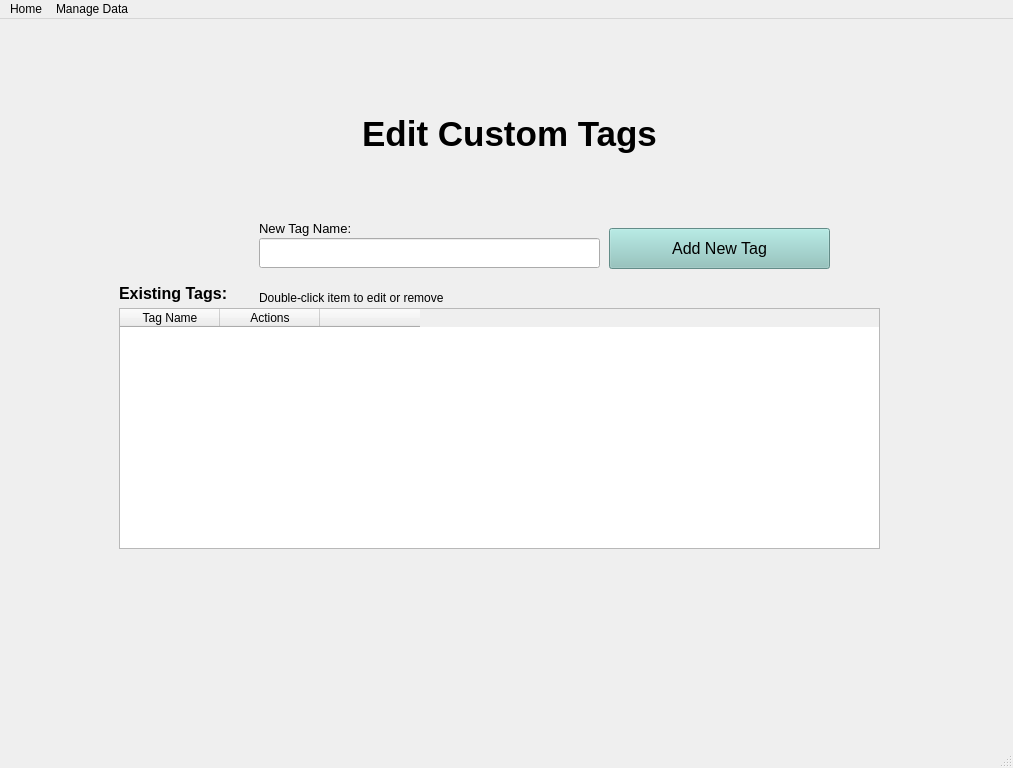
<?xml version="1.0" encoding="UTF-8"?>
<ui version="4.0">
 <class>MainWindow</class>
 <widget class="QMainWindow" name="MainWindow">
  <property name="geometry">
   <rect>
    <x>0</x>
    <y>0</y>
    <width>1013</width>
    <height>768</height>
   </rect>
  </property>
  <property name="minimumSize">
   <size>
    <width>800</width>
    <height>600</height>
   </size>
  </property>
  <property name="windowTitle">
   <string>MainWindow</string>
  </property>
  <widget class="QWidget" name="centralwidget">
   <layout class="QVBoxLayout" name="verticalLayout">
    <item>
     <widget class="QStackedWidget" name="stackedWidget">
      <property name="minimumSize">
       <size>
        <width>800</width>
        <height>600</height>
       </size>
      </property>
      <property name="currentIndex">
       <number>5</number>
      </property>
      <widget class="QWidget" name="homePage">
       <property name="minimumSize">
        <size>
         <width>800</width>
         <height>600</height>
        </size>
       </property>
       <widget class="QLabel" name="logo">
        <property name="geometry">
         <rect>
          <x>210</x>
          <y>0</y>
          <width>541</width>
          <height>501</height>
         </rect>
        </property>
        <property name="text">
         <string/>
        </property>
        <property name="pixmap">
         <pixmap>../Assets/logo.png</pixmap>
        </property>
        <property name="scaledContents">
         <bool>true</bool>
        </property>
        <property name="alignment">
         <set>Qt::AlignCenter</set>
        </property>
       </widget>
       <widget class="QLabel" name="tagLine">
        <property name="geometry">
         <rect>
          <x>210</x>
          <y>500</y>
          <width>541</width>
          <height>51</height>
         </rect>
        </property>
        <property name="font">
         <font>
          <family>Island Moments</family>
          <pointsize>24</pointsize>
          <fontweight>DemiBold</fontweight>
         </font>
        </property>
        <property name="layoutDirection">
         <enum>Qt::LeftToRight</enum>
        </property>
        <property name="text">
         <string>Your Personal Recipe Manager</string>
        </property>
        <property name="alignment">
         <set>Qt::AlignCenter</set>
        </property>
       </widget>
       <widget class="QPushButton" name="findArecipeButton">
        <property name="geometry">
         <rect>
          <x>540</x>
          <y>560</y>
          <width>331</width>
          <height>61</height>
         </rect>
        </property>
        <property name="palette">
         <palette>
          <active>
           <colorrole role="Button">
            <brush brushstyle="SolidPattern">
             <color alpha="255">
              <red>139</red>
              <green>196</green>
              <blue>190</blue>
             </color>
            </brush>
           </colorrole>
           <colorrole role="Base">
            <brush brushstyle="SolidPattern">
             <color alpha="255">
              <red>139</red>
              <green>196</green>
              <blue>190</blue>
             </color>
            </brush>
           </colorrole>
           <colorrole role="Window">
            <brush brushstyle="SolidPattern">
             <color alpha="255">
              <red>139</red>
              <green>196</green>
              <blue>190</blue>
             </color>
            </brush>
           </colorrole>
          </active>
          <inactive>
           <colorrole role="Button">
            <brush brushstyle="SolidPattern">
             <color alpha="255">
              <red>139</red>
              <green>196</green>
              <blue>190</blue>
             </color>
            </brush>
           </colorrole>
           <colorrole role="Base">
            <brush brushstyle="SolidPattern">
             <color alpha="255">
              <red>139</red>
              <green>196</green>
              <blue>190</blue>
             </color>
            </brush>
           </colorrole>
           <colorrole role="Window">
            <brush brushstyle="SolidPattern">
             <color alpha="255">
              <red>139</red>
              <green>196</green>
              <blue>190</blue>
             </color>
            </brush>
           </colorrole>
          </inactive>
          <disabled>
           <colorrole role="Button">
            <brush brushstyle="SolidPattern">
             <color alpha="255">
              <red>139</red>
              <green>196</green>
              <blue>190</blue>
             </color>
            </brush>
           </colorrole>
           <colorrole role="Base">
            <brush brushstyle="SolidPattern">
             <color alpha="255">
              <red>139</red>
              <green>196</green>
              <blue>190</blue>
             </color>
            </brush>
           </colorrole>
           <colorrole role="Window">
            <brush brushstyle="SolidPattern">
             <color alpha="255">
              <red>139</red>
              <green>196</green>
              <blue>190</blue>
             </color>
            </brush>
           </colorrole>
          </disabled>
         </palette>
        </property>
        <property name="font">
         <font>
          <pointsize>16</pointsize>
          <bold>false</bold>
          <kerning>true</kerning>
         </font>
        </property>
        <property name="styleSheet">
         <string notr="true">background-color: rgb(139, 196, 190);</string>
        </property>
        <property name="text">
         <string>Find A Recipe</string>
        </property>
       </widget>
       <widget class="QPushButton" name="submitArecipeButton">
        <property name="geometry">
         <rect>
          <x>100</x>
          <y>560</y>
          <width>331</width>
          <height>61</height>
         </rect>
        </property>
        <property name="palette">
         <palette>
          <active>
           <colorrole role="Button">
            <brush brushstyle="SolidPattern">
             <color alpha="255">
              <red>139</red>
              <green>196</green>
              <blue>190</blue>
             </color>
            </brush>
           </colorrole>
           <colorrole role="Base">
            <brush brushstyle="SolidPattern">
             <color alpha="255">
              <red>139</red>
              <green>196</green>
              <blue>190</blue>
             </color>
            </brush>
           </colorrole>
           <colorrole role="Window">
            <brush brushstyle="SolidPattern">
             <color alpha="255">
              <red>139</red>
              <green>196</green>
              <blue>190</blue>
             </color>
            </brush>
           </colorrole>
          </active>
          <inactive>
           <colorrole role="Button">
            <brush brushstyle="SolidPattern">
             <color alpha="255">
              <red>139</red>
              <green>196</green>
              <blue>190</blue>
             </color>
            </brush>
           </colorrole>
           <colorrole role="Base">
            <brush brushstyle="SolidPattern">
             <color alpha="255">
              <red>139</red>
              <green>196</green>
              <blue>190</blue>
             </color>
            </brush>
           </colorrole>
           <colorrole role="Window">
            <brush brushstyle="SolidPattern">
             <color alpha="255">
              <red>139</red>
              <green>196</green>
              <blue>190</blue>
             </color>
            </brush>
           </colorrole>
          </inactive>
          <disabled>
           <colorrole role="Button">
            <brush brushstyle="SolidPattern">
             <color alpha="255">
              <red>139</red>
              <green>196</green>
              <blue>190</blue>
             </color>
            </brush>
           </colorrole>
           <colorrole role="Base">
            <brush brushstyle="SolidPattern">
             <color alpha="255">
              <red>139</red>
              <green>196</green>
              <blue>190</blue>
             </color>
            </brush>
           </colorrole>
           <colorrole role="Window">
            <brush brushstyle="SolidPattern">
             <color alpha="255">
              <red>139</red>
              <green>196</green>
              <blue>190</blue>
             </color>
            </brush>
           </colorrole>
          </disabled>
         </palette>
        </property>
        <property name="font">
         <font>
          <pointsize>16</pointsize>
          <bold>false</bold>
          <kerning>true</kerning>
         </font>
        </property>
        <property name="styleSheet">
         <string notr="true">background-color: rgb(139, 196, 190);</string>
        </property>
        <property name="text">
         <string>Submit A Recipe</string>
        </property>
       </widget>
      </widget>
      <widget class="QWidget" name="findArecipePage">
       <widget class="QLabel" name="titleLabel">
        <property name="geometry">
         <rect>
          <x>80</x>
          <y>30</y>
          <width>781</width>
          <height>51</height>
         </rect>
        </property>
        <property name="font">
         <font>
          <pointsize>26</pointsize>
          <bold>true</bold>
         </font>
        </property>
        <property name="layoutDirection">
         <enum>Qt::LeftToRight</enum>
        </property>
        <property name="text">
         <string>Find a Recipe</string>
        </property>
        <property name="alignment">
         <set>Qt::AlignCenter</set>
        </property>
       </widget>
       <widget class="QPushButton" name="returnTohomeButton">
        <property name="geometry">
         <rect>
          <x>350</x>
          <y>590</y>
          <width>231</width>
          <height>51</height>
         </rect>
        </property>
        <property name="font">
         <font>
          <pointsize>14</pointsize>
         </font>
        </property>
        <property name="styleSheet">
         <string notr="true">background-color: rgb(139, 196, 190);</string>
        </property>
        <property name="text">
         <string>Return to Home</string>
        </property>
       </widget>
       <widget class="QLineEdit" name="searchLineEdit">
        <property name="enabled">
         <bool>true</bool>
        </property>
        <property name="geometry">
         <rect>
          <x>320</x>
          <y>180</y>
          <width>351</width>
          <height>26</height>
         </rect>
        </property>
        <property name="text">
         <string>Enter search criteria</string>
        </property>
       </widget>
       <widget class="QComboBox" name="searchCategoryComboBox">
        <property name="geometry">
         <rect>
          <x>140</x>
          <y>180</y>
          <width>181</width>
          <height>26</height>
         </rect>
        </property>
       </widget>
       <widget class="QPushButton" name="searchButton">
        <property name="enabled">
         <bool>true</bool>
        </property>
        <property name="geometry">
         <rect>
          <x>670</x>
          <y>180</y>
          <width>93</width>
          <height>29</height>
         </rect>
        </property>
        <property name="text">
         <string>Search</string>
        </property>
       </widget>
       <widget class="QLabel" name="searchByLabel">
        <property name="geometry">
         <rect>
          <x>62</x>
          <y>180</y>
          <width>81</width>
          <height>20</height>
         </rect>
        </property>
        <property name="text">
         <string>Search by:</string>
        </property>
       </widget>
       <widget class="QLineEdit" name="calorieMinLineEdit">
        <property name="enabled">
         <bool>true</bool>
        </property>
        <property name="geometry">
         <rect>
          <x>340</x>
          <y>240</y>
          <width>113</width>
          <height>26</height>
         </rect>
        </property>
       </widget>
       <widget class="QLineEdit" name="calorieMaxLineEdit">
        <property name="enabled">
         <bool>true</bool>
        </property>
        <property name="geometry">
         <rect>
          <x>520</x>
          <y>240</y>
          <width>113</width>
          <height>26</height>
         </rect>
        </property>
       </widget>
       <widget class="QLineEdit" name="carbsLineEdit">
        <property name="enabled">
         <bool>true</bool>
        </property>
        <property name="geometry">
         <rect>
          <x>340</x>
          <y>320</y>
          <width>113</width>
          <height>26</height>
         </rect>
        </property>
       </widget>
       <widget class="QLineEdit" name="proteinLineEdit">
        <property name="enabled">
         <bool>true</bool>
        </property>
        <property name="geometry">
         <rect>
          <x>500</x>
          <y>320</y>
          <width>113</width>
          <height>26</height>
         </rect>
        </property>
       </widget>
       <widget class="QLineEdit" name="fatLineEdit">
        <property name="enabled">
         <bool>true</bool>
        </property>
        <property name="geometry">
         <rect>
          <x>660</x>
          <y>320</y>
          <width>113</width>
          <height>26</height>
         </rect>
        </property>
       </widget>
       <widget class="QTableWidget" name="resultsTable">
        <property name="enabled">
         <bool>false</bool>
        </property>
        <property name="geometry">
         <rect>
          <x>80</x>
          <y>380</y>
          <width>701</width>
          <height>192</height>
         </rect>
        </property>
       </widget>
      </widget>
      <widget class="QWidget" name="recipePage">
       <widget class="QLabel" name="recipeNameLabel">
        <property name="geometry">
         <rect>
          <x>90</x>
          <y>50</y>
          <width>781</width>
          <height>51</height>
         </rect>
        </property>
        <property name="font">
         <font>
          <pointsize>26</pointsize>
          <bold>true</bold>
         </font>
        </property>
        <property name="layoutDirection">
         <enum>Qt::LeftToRight</enum>
        </property>
        <property name="text">
         <string>Recipe Name</string>
        </property>
        <property name="alignment">
         <set>Qt::AlignCenter</set>
        </property>
       </widget>
       <widget class="QPushButton" name="editRecipeButton">
        <property name="geometry">
         <rect>
          <x>770</x>
          <y>250</y>
          <width>151</width>
          <height>41</height>
         </rect>
        </property>
        <property name="font">
         <font>
          <pointsize>14</pointsize>
         </font>
        </property>
        <property name="styleSheet">
         <string notr="true">background-color: rgb(139, 196, 190);</string>
        </property>
        <property name="text">
         <string>Edit Recipe</string>
        </property>
       </widget>
       <widget class="QLabel" name="ingredientsLabel">
        <property name="geometry">
         <rect>
          <x>80</x>
          <y>300</y>
          <width>121</width>
          <height>31</height>
         </rect>
        </property>
        <property name="text">
         <string>Ingredients:</string>
        </property>
       </widget>
       <widget class="QListWidget" name="ingredientsTable">
        <property name="geometry">
         <rect>
          <x>80</x>
          <y>330</y>
          <width>841</width>
          <height>91</height>
         </rect>
        </property>
       </widget>
       <widget class="QLabel" name="stepsLabel">
        <property name="geometry">
         <rect>
          <x>80</x>
          <y>420</y>
          <width>121</width>
          <height>31</height>
         </rect>
        </property>
        <property name="text">
         <string>Steps:</string>
        </property>
       </widget>
       <widget class="QListWidget" name="stepsTable">
        <property name="geometry">
         <rect>
          <x>80</x>
          <y>450</y>
          <width>841</width>
          <height>101</height>
         </rect>
        </property>
       </widget>
       <widget class="QLabel" name="notesNutritionLabel">
        <property name="geometry">
         <rect>
          <x>80</x>
          <y>550</y>
          <width>161</width>
          <height>31</height>
         </rect>
        </property>
        <property name="text">
         <string>Notes: and Nutrition:</string>
        </property>
       </widget>
       <widget class="QTabWidget" name="notesNutritionTable">
        <property name="geometry">
         <rect>
          <x>80</x>
          <y>579</y>
          <width>841</width>
          <height>91</height>
         </rect>
        </property>
        <property name="currentIndex">
         <number>1</number>
        </property>
        <widget class="QWidget" name="notesTab">
         <attribute name="title">
          <string>Notes</string>
         </attribute>
        </widget>
        <widget class="QWidget" name="nutritionTab">
         <attribute name="title">
          <string>Nutrition</string>
         </attribute>
        </widget>
       </widget>
       <widget class="QGraphicsView" name="recipeImage">
        <property name="geometry">
         <rect>
          <x>350</x>
          <y>110</y>
          <width>256</width>
          <height>192</height>
         </rect>
        </property>
       </widget>
      </widget>
      <widget class="QWidget" name="submitArecipePage">
       <widget class="QLabel" name="submitArecipeLabel">
        <property name="geometry">
         <rect>
          <x>100</x>
          <y>40</y>
          <width>781</width>
          <height>51</height>
         </rect>
        </property>
        <property name="font">
         <font>
          <pointsize>26</pointsize>
          <bold>true</bold>
         </font>
        </property>
        <property name="layoutDirection">
         <enum>Qt::LeftToRight</enum>
        </property>
        <property name="text">
         <string>Submit a Recipe</string>
        </property>
        <property name="alignment">
         <set>Qt::AlignCenter</set>
        </property>
       </widget>
       <widget class="QLineEdit" name="recipeNamefield">
        <property name="geometry">
         <rect>
          <x>150</x>
          <y>190</y>
          <width>491</width>
          <height>26</height>
         </rect>
        </property>
        <property name="text">
         <string>Enter recipe name</string>
        </property>
       </widget>
       <widget class="QPushButton" name="submitButton">
        <property name="geometry">
         <rect>
          <x>650</x>
          <y>180</y>
          <width>151</width>
          <height>41</height>
         </rect>
        </property>
        <property name="font">
         <font>
          <pointsize>14</pointsize>
         </font>
        </property>
        <property name="styleSheet">
         <string notr="true">background-color: rgb(139, 196, 190);</string>
        </property>
        <property name="text">
         <string>Submit</string>
        </property>
       </widget>
       <widget class="QLabel" name="newRecipeNameLabel">
        <property name="geometry">
         <rect>
          <x>150</x>
          <y>250</y>
          <width>741</width>
          <height>20</height>
         </rect>
        </property>
        <property name="font">
         <font>
          <bold>true</bold>
         </font>
        </property>
        <property name="text">
         <string>New Recipe Name Placeholder</string>
        </property>
       </widget>
       <widget class="QLabel" name="findFoodLabel">
        <property name="geometry">
         <rect>
          <x>150</x>
          <y>300</y>
          <width>131</width>
          <height>20</height>
         </rect>
        </property>
        <property name="text">
         <string>Find food to add:</string>
        </property>
       </widget>
       <widget class="QPushButton" name="ingredientSearchButton">
        <property name="enabled">
         <bool>false</bool>
        </property>
        <property name="geometry">
         <rect>
          <x>640</x>
          <y>330</y>
          <width>93</width>
          <height>29</height>
         </rect>
        </property>
        <property name="text">
         <string>Search</string>
        </property>
       </widget>
       <widget class="QLineEdit" name="findIngredientSearch">
        <property name="enabled">
         <bool>false</bool>
        </property>
        <property name="geometry">
         <rect>
          <x>150</x>
          <y>330</y>
          <width>491</width>
          <height>26</height>
         </rect>
        </property>
       </widget>
       <widget class="QLabel" name="FoodsLabel">
        <property name="geometry">
         <rect>
          <x>150</x>
          <y>370</y>
          <width>131</width>
          <height>31</height>
         </rect>
        </property>
        <property name="text">
         <string>Matching Foods:</string>
        </property>
       </widget>
       <widget class="QTableWidget" name="FoodsList">
        <property name="enabled">
         <bool>false</bool>
        </property>
        <property name="geometry">
         <rect>
          <x>150</x>
          <y>400</y>
          <width>741</width>
          <height>141</height>
         </rect>
        </property>
        <property name="toolTip">
         <string>&lt;html&gt;&lt;head/&gt;&lt;body&gt;&lt;p&gt;&lt;br/&gt;&lt;/p&gt;&lt;/body&gt;&lt;/html&gt;</string>
        </property>
       </widget>
       <widget class="QLabel" name="numberOfServingsLabel">
        <property name="geometry">
         <rect>
          <x>160</x>
          <y>580</y>
          <width>111</width>
          <height>20</height>
         </rect>
        </property>
        <property name="text">
         <string>No of servings:</string>
        </property>
       </widget>
       <widget class="QLabel" name="servingSizeLabel">
        <property name="geometry">
         <rect>
          <x>290</x>
          <y>580</y>
          <width>101</width>
          <height>20</height>
         </rect>
        </property>
        <property name="text">
         <string>Serving size:</string>
        </property>
       </widget>
       <widget class="QLineEdit" name="numberOfServingsInput">
        <property name="enabled">
         <bool>false</bool>
        </property>
        <property name="geometry">
         <rect>
          <x>160</x>
          <y>600</y>
          <width>101</width>
          <height>26</height>
         </rect>
        </property>
       </widget>
       <widget class="QLineEdit" name="servingSizeInput">
        <property name="enabled">
         <bool>false</bool>
        </property>
        <property name="geometry">
         <rect>
          <x>290</x>
          <y>600</y>
          <width>261</width>
          <height>26</height>
         </rect>
        </property>
       </widget>
       <widget class="QPushButton" name="newFoodAddButton">
        <property name="enabled">
         <bool>false</bool>
        </property>
        <property name="geometry">
         <rect>
          <x>560</x>
          <y>600</y>
          <width>93</width>
          <height>29</height>
         </rect>
        </property>
        <property name="text">
         <string>Add</string>
        </property>
       </widget>
      </widget>
      <widget class="QWidget" name="submitArecipePage_2">
       <widget class="QLabel" name="submitArecipeLabel_2">
        <property name="geometry">
         <rect>
          <x>90</x>
          <y>70</y>
          <width>781</width>
          <height>51</height>
         </rect>
        </property>
        <property name="font">
         <font>
          <pointsize>26</pointsize>
          <bold>true</bold>
         </font>
        </property>
        <property name="layoutDirection">
         <enum>Qt::LeftToRight</enum>
        </property>
        <property name="text">
         <string>Submit a Recipe Cont'd</string>
        </property>
        <property name="alignment">
         <set>Qt::AlignCenter</set>
        </property>
       </widget>
       <widget class="QLabel" name="recipeIngredientsLabel">
        <property name="geometry">
         <rect>
          <x>100</x>
          <y>160</y>
          <width>321</width>
          <height>31</height>
         </rect>
        </property>
        <property name="font">
         <font>
          <pointsize>12</pointsize>
          <bold>true</bold>
         </font>
        </property>
        <property name="text">
         <string>Recipe Ingredients:</string>
        </property>
       </widget>
       <widget class="QTableView" name="recipeIngredientsList">
        <property name="geometry">
         <rect>
          <x>100</x>
          <y>190</y>
          <width>801</width>
          <height>192</height>
         </rect>
        </property>
       </widget>
       <widget class="QPushButton" name="saveAndContinueButton">
        <property name="geometry">
         <rect>
          <x>370</x>
          <y>610</y>
          <width>261</width>
          <height>41</height>
         </rect>
        </property>
        <property name="font">
         <font>
          <pointsize>14</pointsize>
         </font>
        </property>
        <property name="styleSheet">
         <string notr="true">background-color: rgb(139, 196, 190);</string>
        </property>
        <property name="text">
         <string>Save and Continue</string>
        </property>
       </widget>
      </widget>
      <widget class="QWidget" name="editCustomTagsPage">
       <widget class="QLabel" name="editCustomTagsLabel">
        <property name="geometry">
         <rect>
          <x>110</x>
          <y>70</y>
          <width>781</width>
          <height>71</height>
         </rect>
        </property>
        <property name="font">
         <font>
          <pointsize>26</pointsize>
          <bold>true</bold>
         </font>
        </property>
        <property name="layoutDirection">
         <enum>Qt::LeftToRight</enum>
        </property>
        <property name="text">
         <string>Edit Custom Tags</string>
        </property>
        <property name="alignment">
         <set>Qt::AlignCenter</set>
        </property>
       </widget>
       <widget class="QLabel" name="tagsNameLabel">
        <property name="geometry">
         <rect>
          <x>110</x>
          <y>250</y>
          <width>141</width>
          <height>31</height>
         </rect>
        </property>
        <property name="font">
         <font>
          <pointsize>12</pointsize>
          <bold>true</bold>
         </font>
        </property>
        <property name="text">
         <string>Existing Tags:</string>
        </property>
       </widget>
       <widget class="QTableWidget" name="tagsTableWidget">
        <property name="geometry">
         <rect>
          <x>110</x>
          <y>280</y>
          <width>761</width>
          <height>241</height>
         </rect>
        </property>
        <property name="sizePolicy">
         <sizepolicy hsizetype="Expanding" vsizetype="Expanding">
          <horstretch>0</horstretch>
          <verstretch>0</verstretch>
         </sizepolicy>
        </property>
        <column>
         <property name="text">
          <string>Tag Name</string>
         </property>
        </column>
        <column>
         <property name="text">
          <string>Actions</string>
         </property>
        </column>
        <column>
         <property name="text">
          <string/>
         </property>
        </column>
       </widget>
       <widget class="QPushButton" name="addNewTagButton">
        <property name="geometry">
         <rect>
          <x>600</x>
          <y>200</y>
          <width>221</width>
          <height>41</height>
         </rect>
        </property>
        <property name="font">
         <font>
          <pointsize>12</pointsize>
         </font>
        </property>
        <property name="styleSheet">
         <string notr="true">background-color: rgb(139, 196, 190);</string>
        </property>
        <property name="text">
         <string>Add New Tag</string>
        </property>
       </widget>
       <widget class="QLineEdit" name="newTagNameLine">
        <property name="geometry">
         <rect>
          <x>250</x>
          <y>210</y>
          <width>341</width>
          <height>30</height>
         </rect>
        </property>
       </widget>
       <widget class="QLabel" name="newTagNameLabel">
        <property name="geometry">
         <rect>
          <x>250</x>
          <y>190</y>
          <width>131</width>
          <height>20</height>
         </rect>
        </property>
        <property name="font">
         <font>
          <pointsize>10</pointsize>
         </font>
        </property>
        <property name="text">
         <string>New Tag Name:</string>
        </property>
       </widget>
       <widget class="QLabel" name="label">
        <property name="geometry">
         <rect>
          <x>250</x>
          <y>260</y>
          <width>271</width>
          <height>20</height>
         </rect>
        </property>
        <property name="text">
         <string>Double-click item to edit or remove</string>
        </property>
       </widget>
      </widget>
      <widget class="QWidget" name="editFoodsandNutInfoPage">
       <widget class="QLabel" name="editFoodsAndNutLabel">
        <property name="geometry">
         <rect>
          <x>100</x>
          <y>60</y>
          <width>781</width>
          <height>71</height>
         </rect>
        </property>
        <property name="font">
         <font>
          <pointsize>26</pointsize>
          <bold>true</bold>
         </font>
        </property>
        <property name="layoutDirection">
         <enum>Qt::LeftToRight</enum>
        </property>
        <property name="text">
         <string>Edit Foods and Nutrition Information</string>
        </property>
        <property name="alignment">
         <set>Qt::AlignCenter</set>
        </property>
       </widget>
       <widget class="QPushButton" name="addNewFoodItemButton">
        <property name="geometry">
         <rect>
          <x>640</x>
          <y>200</y>
          <width>261</width>
          <height>41</height>
         </rect>
        </property>
        <property name="font">
         <font>
          <pointsize>14</pointsize>
         </font>
        </property>
        <property name="styleSheet">
         <string notr="true">background-color: rgb(139, 196, 190);</string>
        </property>
        <property name="text">
         <string>Add New Food Item</string>
        </property>
       </widget>
       <widget class="QPushButton" name="saveButton_2">
        <property name="geometry">
         <rect>
          <x>360</x>
          <y>510</y>
          <width>261</width>
          <height>41</height>
         </rect>
        </property>
        <property name="font">
         <font>
          <pointsize>14</pointsize>
         </font>
        </property>
        <property name="styleSheet">
         <string notr="true">background-color: rgb(139, 196, 190);</string>
        </property>
        <property name="text">
         <string>Save</string>
        </property>
       </widget>
       <widget class="QTableWidget" name="foodsTable">
        <property name="geometry">
         <rect>
          <x>100</x>
          <y>260</y>
          <width>801</width>
          <height>192</height>
         </rect>
        </property>
       </widget>
      </widget>
     </widget>
    </item>
   </layout>
  </widget>
  <widget class="QMenuBar" name="menubar">
   <property name="geometry">
    <rect>
     <x>0</x>
     <y>0</y>
     <width>1013</width>
     <height>26</height>
    </rect>
   </property>
   <widget class="QMenu" name="menuManage_Data">
    <property name="title">
     <string>Manage Data</string>
    </property>
    <addaction name="actionCustom_Tags"/>
    <addaction name="actionFood_and_Nutrition_Info"/>
    <addaction name="actionMeal_Types"/>
    <addaction name="actionProtein_Types"/>
   </widget>
   <widget class="QMenu" name="menuHome">
    <property name="title">
     <string>Home</string>
    </property>
   </widget>
   <addaction name="menuHome"/>
   <addaction name="menuManage_Data"/>
  </widget>
  <widget class="QStatusBar" name="statusbar"/>
  <action name="actionHome">
   <property name="text">
    <string>Home</string>
   </property>
  </action>
  <action name="actionCustom_Tags">
   <property name="text">
    <string>Custom Tags</string>
   </property>
  </action>
  <action name="actionFood_and_Nutrition_Info">
   <property name="text">
    <string>Food and Nutrition Info</string>
   </property>
  </action>
  <action name="actionMeal_Types">
   <property name="text">
    <string>Meal Types</string>
   </property>
  </action>
  <action name="actionProtein_Types">
   <property name="text">
    <string>Protein Types</string>
   </property>
  </action>
 </widget>
 <resources/>
 <connections>
  <connection>
   <sender>searchCategoryComboBox</sender>
   <signal>currentIndexChanged(int)</signal>
   <receiver>MainWindow</receiver>
   <slot>onSearchCategoryChanged()</slot>
   <hints>
    <hint type="sourcelabel">
     <x>216</x>
     <y>231</y>
    </hint>
    <hint type="destinationlabel">
     <x>291</x>
     <y>28</y>
    </hint>
   </hints>
  </connection>
 </connections>
 <slots>
  <slot>onSearchCategoryChanged()</slot>
 </slots>
</ui>
